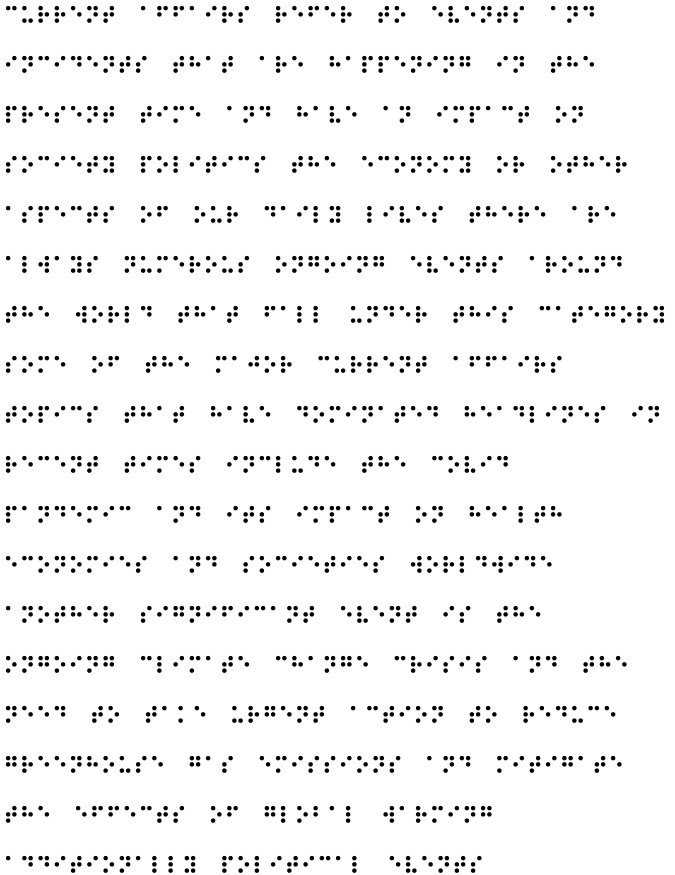
#> input picture AI ASSIGNMENT 2/BrailleRecognition/source_code/Braille.png, 2700 x 3500 px (shown at 1/4 size)
$ python braille_decoder.py
#> lines starting #> are read from the running program, lines starting #| are printed output that depends on the picture; after the words box and inside, x2 and y2 are one past the last pixel; in counts of white or black regions, pixels touching at a corner belong together
# ============================================================
# BRAILLE CHARACTER RECOGNITION SYSTEM
# AI Assignment #2 — Bahria University Islamabad
# GROUP MEMBERS:
#   1. Muhammad Hamza (01-131232-057)
# ============================================================

from dataclasses import dataclass
from typing import List, Tuple, Dict, Optional
import logging
import cv2
import numpy as np
import matplotlib.pyplot as plt
import re
import os

# Configure logging
logging.basicConfig(level=logging.INFO, format='[%(levelname)s] %(message)s')
logger = logging.getLogger(__name__)


# ============================================================
# BRAILLE CHARACTER MAPPING
# ============================================================
BRAILLE_MAP: Dict[Tuple[int, int, int, int, int, int], str] = {
    (1,0,0,0,0,0):'a', (1,1,0,0,0,0):'b', (1,0,0,1,0,0):'c',
    (1,0,0,1,1,0):'d', (1,0,0,0,1,0):'e', (1,1,0,1,0,0):'f',
    (1,1,0,1,1,0):'g', (1,1,0,0,1,0):'h', (0,1,0,1,0,0):'i',
    (0,1,0,1,1,0):'j', (1,0,1,0,0,0):'k', (1,1,1,0,0,0):'l',
    (1,0,1,1,0,0):'m', (1,0,1,1,1,0):'n', (1,0,1,0,1,0):'o',
    (1,1,1,1,0,0):'p', (1,1,1,1,1,0):'q', (1,1,1,0,1,0):'r',
    (0,1,1,1,0,0):'s', (0,1,1,1,1,0):'t', (1,0,1,0,0,1):'u',
    (1,1,1,0,0,1):'v', (0,1,0,1,1,1):'w', (1,0,1,1,0,1):'x',
    (1,0,1,1,1,1):'y', (1,0,1,0,1,1):'z', (0,0,0,0,0,0):' ',
}


# ============================================================
# CONFIGURATION DATA CLASS
# ============================================================
@dataclass
class BrailleConfig:
    """Reference calibration parameters for Braille recognition."""
    # Reference image dimensions
    reference_width: int = 2700
    reference_height: int = 3500

    # Vertical spacing (pixels)
    reference_dot_row_gap: int = 25      # Gap between dot rows in a cell
    reference_line_gap: int = 150        # Gap between Braille lines

    # Horizontal spacing (pixels)
    reference_dot_col_gap: int = 25      # Gap between left/right columns
    reference_word_gap: int = 88         # X-gap that marks word boundary
    reference_char_group_gap: int = 35   # Max X-gap to group columns into character
    reference_x_tolerance: int = 13      # Horizontal tolerance for dot detection

    # Top-row Y coordinates (pixels) for 18 Braille lines
    reference_band_y_coords: List[int] = None

    def __post_init__(self):
        """Initialize default band Y coordinates."""
        if self.reference_band_y_coords is None:
            self.reference_band_y_coords = [
                 31,  232,  431,  631,  831, 1031,
               1231, 1431, 1631, 1831, 2031, 2231,
               2431, 2631, 2831, 3031, 3231, 3431
            ]


# ============================================================
# SCALED PARAMETERS FOR CURRENT IMAGE
# ============================================================
@dataclass
class ScaledParams:
    """Runtime parameters scaled for the actual image dimensions."""
    dot_row_gap: int
    line_gap: int
    dot_col_gap: int
    word_gap: int
    char_group_gap: int
    x_tolerance: int
    band_y_coords: List[int]

# ============================================================
# ABBREVIATIONS AND SENTENCE RULES FOR POST-PROCESSING
# ============================================================
ABBREVIATIONS: Dict[str, str] = {
    'covid'  : 'COVID-19',
    'who'    : 'WHO',
    'un'     : 'UN',
    'us'     : 'US',
    'uk'     : 'UK',
    'nasa'   : 'NASA',
    'nato'   : 'NATO',
}

SENTENCE_STARTERS: List[str] = [
    'there are always',
    'some of the',
    'another significant',
    'additionally political',
]


# ============================================================
# IMAGE PROCESSING FUNCTIONS
# ============================================================
def load_image() -> Optional[np.ndarray]:
    """
    Load Braille image from disk.

    Searches for common filename variations and handles RGB/RGBA conversion.

    Returns:
        Grayscale numpy array, or None if not found.
    """
    candidates = ['Braille.png', 'braille.png', 'BRAILLE.PNG',
                  'Braille.jpg', 'braille.jpg']

    for filename in candidates:
        if not os.path.exists(filename):
            continue

        img = cv2.imread(filename, cv2.IMREAD_UNCHANGED)
        if img is None:
            continue

        logger.info(f"Found image: {filename}")

        # Convert to grayscale, handling RGBA/RGB formats
        if len(img.shape) == 3:
            if img.shape[2] == 4:
                # RGBA: composite alpha channel with white background
                alpha = img[:, :, 3:4] / 255.0
                rgb = img[:, :, :3].astype(float)
                composite = (rgb * alpha + np.ones_like(rgb) * 255 * (1 - alpha)).astype(np.uint8)
                gray = cv2.cvtColor(composite, cv2.COLOR_BGR2GRAY)
            else:
                # RGB or BGR
                gray = cv2.cvtColor(img, cv2.COLOR_BGR2GRAY)
        else:
            # Already grayscale
            gray = img

        logger.info(f"Image size: {gray.shape[1]}w x {gray.shape[0]}h")
        return gray

    logger.error("Braille image not found")
    logger.error(f"Looking in: {os.getcwd()}")
    logger.error(f"Files here: {os.listdir('.')}")
    return None


def binarise(gray: np.ndarray) -> np.ndarray:
    """
    Convert grayscale image to binary (black/white) using Otsu thresholding.

    Args:
        gray: Grayscale image.

    Returns:
        Binary image with white foreground (dots).
    """
    blurred = cv2.GaussianBlur(gray, (5, 5), 0)
    _, binary = cv2.threshold(blurred, 0, 255,
                              cv2.THRESH_BINARY_INV + cv2.THRESH_OTSU)

    # Ensure dots are white (255), invert if necessary
    foreground_ratio = np.sum(binary == 255) / binary.size
    if foreground_ratio > 0.5:
        binary = cv2.bitwise_not(binary)

    return binary


def detect_dots(binary: np.ndarray) -> List[Tuple[int, int]]:
    """
    Detect Braille dots from binary image using contour area filtering.

    Args:
        binary: Binary image with white dots on black background.

    Returns:
        List of (x, y) coordinates for detected dots.
    """
    logger.info("Detecting dots...")
    contours, _ = cv2.findContours(binary, cv2.RETR_EXTERNAL,
                                   cv2.CHAIN_APPROX_SIMPLE)

    # Filter contours by area (removes noise)
    areas = [cv2.contourArea(c) for c in contours if cv2.contourArea(c) > 5]

    if not areas:
        logger.error("No blobs found")
        return []

    # Use median area to determine valid dot range
    median_area = np.median(areas)
    min_area, max_area = median_area * 0.15, median_area * 4.0
    logger.info(f"Blobs: {len(areas)}, median={median_area:.0f}px², filter={min_area:.0f}–{max_area:.0f}px²")

    # Extract dot centroids
    dots = []
    for contour in contours:
        area = cv2.contourArea(contour)
        if min_area <= area <= max_area:
            moments = cv2.moments(contour)
            if moments["m00"] > 0:
                cx = int(moments["m10"] / moments["m00"])
                cy = int(moments["m01"] / moments["m00"])
                dots.append((cx, cy))

    logger.info(f"Dots kept: {len(dots)}")
    return dots


def scale_parameters(image_width: int, image_height: int,
                     config: BrailleConfig) -> ScaledParams:
    """
    Scale reference parameters to actual image dimensions.

    Args:
        image_width: Width of the actual image.
        image_height: Height of the actual image.
        config: Reference configuration.

    Returns:
        ScaledParams with measurements adjusted for image size.
    """
    scale_x = image_width / config.reference_width
    scale_y = image_height / config.reference_height

    # Scale parameters with minimum thresholds
    dot_row_gap = max(5, int(config.reference_dot_row_gap * scale_y))
    line_gap = max(20, int(config.reference_line_gap * scale_y))
    dot_col_gap = max(5, int(config.reference_dot_col_gap * scale_x))
    word_gap = max(15, int(config.reference_word_gap * scale_x))
    char_group_gap = max(10, int(config.reference_char_group_gap * scale_x))
    x_tolerance = max(5, int(config.reference_x_tolerance * scale_x))

    # Scale Y coordinates for all Braille lines
    band_y_coords = [int(y * scale_y) for y in config.reference_band_y_coords]

    logger.info(f"Scaled parameters (image {image_width}x{image_height}):")
    logger.info(f"  dot_row_gap={dot_row_gap}, line_gap={line_gap}, dot_col_gap={dot_col_gap}")
    logger.info(f"  word_gap={word_gap}, char_group_gap={char_group_gap}, x_tolerance={x_tolerance}")

    return ScaledParams(
        dot_row_gap=dot_row_gap,
        line_gap=line_gap,
        dot_col_gap=dot_col_gap,
        word_gap=word_gap,
        char_group_gap=char_group_gap,
        x_tolerance=x_tolerance,
        band_y_coords=band_y_coords
    )

# ============================================================
# DECODING HELPER FUNCTIONS
# ============================================================
def get_row(dots: List[Tuple[int, int]], center_y: int,
            tolerance: int) -> List[Tuple[int, int]]:
    """
    Extract dots within a horizontal band centered at center_y.

    Args:
        dots: All detected dot coordinates.
        center_y: Y-coordinate of the band center.
        tolerance: Vertical tolerance for dot matching.

    Returns:
        Sorted list of dots in the band, ordered by x-coordinate.
    """
    return sorted([d for d in dots if abs(d[1] - center_y) <= tolerance],
                  key=lambda d: d[0])


def has_dot_at_x(row: List[Tuple[int, int]], x_coord: int,
                 tolerance: int) -> int:
    """
    Check if a dot exists at the given x-coordinate within the row.

    Args:
        row: List of (x, y) coordinates for the row.
        x_coord: Target x-coordinate.
        tolerance: Horizontal tolerance for matching.

    Returns:
        1 if dot exists, 0 otherwise.
    """
    return int(any(abs(d[0] - x_coord) <= tolerance for d in row))


def decode_band(top_row: List[Tuple[int, int]],
                middle_row: List[Tuple[int, int]],
                bottom_row: List[Tuple[int, int]],
                dot_col_gap: int, word_gap: int, char_group_gap: int,
                x_tolerance: int) -> str:
    """
    Decode a 3-row horizontal band into Braille characters.

    Maps dots to 6-bit Braille codes:
        d1 d4  (top row, left/right)
        d2 d5  (middle row, left/right)
        d3 d6  (bottom row, left/right)

    Args:
        top_row, middle_row, bottom_row: Dot coordinates for each row.
        dot_col_gap: Expected horizontal gap between left and right columns.
        word_gap: Minimum gap between words.
        char_group_gap: Maximum gap to group dots into same character.
        x_tolerance: Tolerance for dot position matching.

    Returns:
        Decoded string for the band.
    """
    # Get all unique x-coordinates
    all_x = sorted(set([d[0] for d in top_row + middle_row + bottom_row]))
    if not all_x:
        return ''

    # Group x-coordinates: consecutive xs within char_group_gap belong to same character
    groups = []
    current_group = [all_x[0]]
    for x in all_x[1:]:
        if x - current_group[-1] <= char_group_gap:
            current_group.append(x)
        else:
            groups.append(current_group)
            current_group = [x]
    groups.append(current_group)

    # Decode each character group
    result = []
    previous_right_x = None

    for group in groups:
        left_x = group[0]
        right_x = group[-1] if len(group) > 1 else group[0] + dot_col_gap

        # Check for word boundary (large gap from previous character)
        if previous_right_x is not None and (left_x - previous_right_x) > word_gap:
            result.append(' ')

        # Extract 6-bit Braille code: (d1, d2, d3, d4, d5, d6)
        braille_code = (
            has_dot_at_x(top_row, left_x, x_tolerance),
            has_dot_at_x(middle_row, left_x, x_tolerance),
            has_dot_at_x(bottom_row, left_x, x_tolerance),
            has_dot_at_x(top_row, right_x, x_tolerance),
            has_dot_at_x(middle_row, right_x, x_tolerance),
            has_dot_at_x(bottom_row, right_x, x_tolerance)
        )

        # Map to character
        character = BRAILLE_MAP.get(braille_code, '?')
        result.append(character)
        previous_right_x = right_x

    return ''.join(result)


# ============================================================
# POST-PROCESSING
# ============================================================
def post_process(text: str) -> str:
    """
    Apply NLP post-processing to restore proper capitalization and fix artifacts.

    Grade-1 Braille lacks capital and punctuation indicators; this function uses:
    - Abbreviation/proper-noun dictionary
    - Sentence-boundary capitalization rules
    - Known image artifact fixes

    Args:
        text: Raw decoded text from Braille.

    Returns:
        Post-processed text with proper capitalization.
    """
    # Fix known upscaling artifacts
    text = text.replace('a?ways', 'always')
    text = text.replace('wor?dwide', 'worldwide')

    # Normalize whitespace
    text = re.sub(r' +', ' ', text).strip()

    # Restore abbreviations and proper nouns
    for lowercase_form, proper_form in ABBREVIATIONS.items():
        pattern = r'\b' + lowercase_form + r'\b'
        text = re.sub(pattern, proper_form, text, flags=re.IGNORECASE)

    # Capitalize first character
    if text:
        text = text[0].upper() + text[1:]

    # Capitalize after sentence-ending punctuation
    text = re.sub(r'([.!?])\s+([a-z])',
                  lambda m: m.group(1) + ' ' + m.group(2).upper(), text)

    # Capitalize known sentence-starting phrases
    for phrase in SENTENCE_STARTERS:
        capitalized_phrase = phrase[0].upper() + phrase[1:]
        text = text.replace(phrase, capitalized_phrase)

    return text


# ============================================================
# DECODING PIPELINE
# ============================================================
def decode_all(dots: List[Tuple[int, int]], params: ScaledParams) -> str:
    """
    Decode all Braille lines from detected dots.

    Args:
        dots: List of detected dot coordinates.
        params: Scaled parameters for the image.

    Returns:
        Full decoded and post-processed text.
    """
    logger.info("Decoding lines...")

    # Y tolerance for grouping dots into rows
    y_tolerance = max(int(params.dot_row_gap * 0.4), 4)

    lines = []
    for i, y_top in enumerate(params.band_y_coords):
        top_row = get_row(dots, y_top, y_tolerance)
        middle_row = get_row(dots, y_top + params.dot_row_gap, y_tolerance)
        bottom_row = get_row(dots, y_top + params.dot_row_gap * 2, y_tolerance)

        line = decode_band(top_row, middle_row, bottom_row,
                          params.dot_col_gap, params.word_gap,
                          params.char_group_gap, params.x_tolerance)

        lines.append(line)
        logger.info(f"Line {i+1:2d}: {line}")

    # Post-process and combine
    full_text = post_process(' '.join(lines))

    # Calculate accuracy metrics
    unknowns = full_text.count('?')
    total_chars = len([c for c in full_text if c != ' '])
    accuracy_pct = (total_chars - unknowns) / max(total_chars, 1) * 100

    logger.info(f"Unknowns: {unknowns}/{total_chars} ({accuracy_pct:.1f}% matched)")

    return full_text


# ============================================================
# EVALUATION
# ============================================================
def evaluate(predicted: str, truth_path: str = 'English_Output.txt') -> None:
    """
    Compare predicted text to ground truth and report accuracy.

    Args:
        predicted: Predicted text from Braille decoding.
        truth_path: Path to ground truth text file.
    """
    logger.info("Accuracy check...")

    try:
        with open(truth_path, 'r') as f:
            true_text = f.read().strip()
    except FileNotFoundError:
        logger.warning(f"{truth_path} not found — skipping accuracy check")
        return

    pred_clean = predicted.strip()
    min_len = min(len(pred_clean), len(true_text))
    matches = sum(a == b for a, b in zip(pred_clean[:min_len], true_text[:min_len]))
    total = max(len(pred_clean), len(true_text))
    accuracy = (matches / total * 100) if total > 0 else 0

    logger.info(f"Expected  : {true_text[:90]}...")
    logger.info(f"Predicted : {pred_clean[:90]}...")
    logger.info(f"Characters matched: {matches}/{total}")
    logger.info(f"Accuracy: {accuracy:.2f}%")

    if accuracy == 100.0:
        logger.info("✓ PERFECT MATCH!")


# ============================================================
# VISUALIZATION
# ============================================================
def visualize(gray: np.ndarray, dots: List[Tuple[int, int]],
              decoded_text: str) -> None:
    """
    Create and save visualization of detected dots and decoded text.

    Args:
        gray: Original grayscale image.
        dots: List of detected dot coordinates.
        decoded_text: Decoded text to display.
    """
    logger.info("Saving visualization...")

    fig, axes = plt.subplots(1, 3, figsize=(20, 8))

    # Original image
    axes[0].imshow(gray, cmap='gray')
    axes[0].set_title('Original Braille Image', fontsize=13)
    axes[0].axis('off')

    # Detected dots overlay
    overlay = cv2.cvtColor(gray, cv2.COLOR_GRAY2BGR)
    dot_radius = max(4, gray.shape[0] // 500)
    for cx, cy in dots:
        cv2.circle(overlay, (cx, cy), dot_radius, (0, 220, 0), 2)
    axes[1].imshow(cv2.cvtColor(overlay, cv2.COLOR_BGR2RGB))
    axes[1].set_title(f'Detected Dots ({len(dots)})', fontsize=13)
    axes[1].axis('off')

    # Decoded text
    axes[2].axis('off')
    axes[2].set_title('Decoded English Text', fontsize=13)

    # Format text for display (max 32 chars per line)
    display_lines = []
    current_line = ""
    for word in decoded_text.split():
        if len(current_line) + len(word) + 1 <= 32:
            current_line += word + " "
        else:
            if current_line.strip():
                display_lines.append(current_line.strip())
            current_line = word + " "
    if current_line.strip():
        display_lines.append(current_line.strip())

    axes[2].text(0.02, 0.97, '\n'.join(display_lines), va='top', ha='left',
                 fontsize=9, transform=axes[2].transAxes,
                 family='monospace', linespacing=1.7)

    plt.tight_layout()
    plt.savefig('result_visualization.png', dpi=130, bbox_inches='tight')
    plt.show()
    logger.info("Saved: result_visualization.png")

# ============================================================
# MAIN PIPELINE
# ============================================================
def main() -> None:
    """
    Main execution pipeline for Braille character recognition.

    Steps:
    1. Load Braille image from disk
    2. Convert to binary using Otsu thresholding
    3. Detect dots via contour analysis
    4. Scale parameters to image dimensions
    5. Decode Braille characters from dot patterns
    6. Evaluate accuracy against ground truth
    7. Visualize results
    """
    logger.info("="*60)
    logger.info("  BRAILLE CHARACTER RECOGNITION SYSTEM")
    logger.info("  AI Assignment #2 — Bahria University")
    logger.info("="*60)

    # Step 1: Load image
    gray = load_image()
#> in load_image, img is the input picture: shape (3500, 2700, 3); values 10 (black) and 255 (white), 95.8% white; 1553 black regions, largest, box (x1, y1, x2, y2) and area: (23, 23, 42, 42) 253, (48, 23, 67, 42) 253, (88, 23, 107, 42) 253
    if gray is None:
        return

    # Step 2: Binarize
    logger.info("Binarizing image...")
    binary = binarise(gray)
#> in binarise, `_, binary = cv2.threshold(blurred, 0, 255, cv2.THRESH_BINARY_INV + cv2..`:
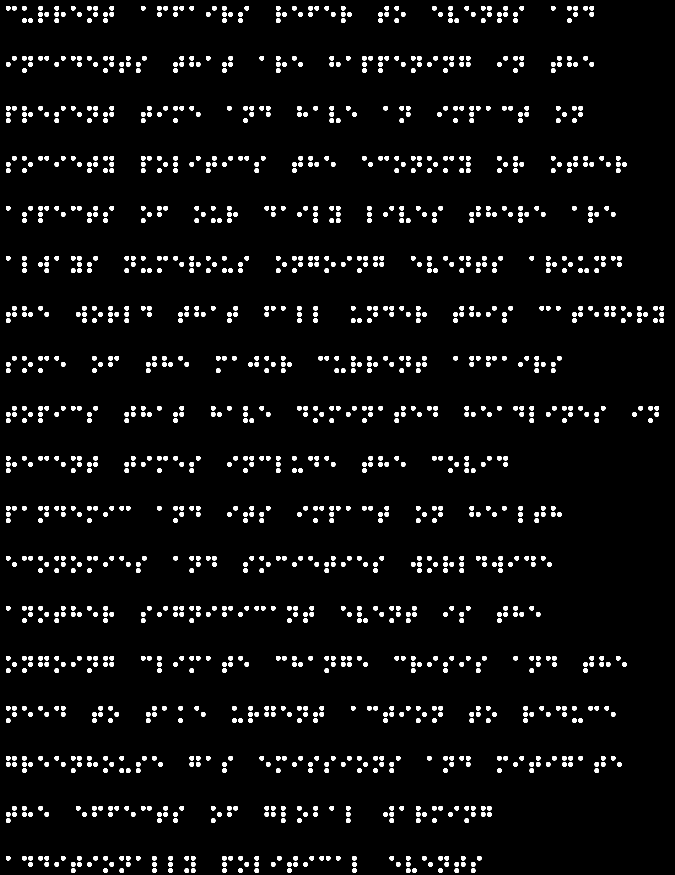
#> binary: shape (3500, 2700) (shown at 1/4 size); 4.1% white; 1553 white regions
#> in binarise, `foreground_ratio = np.sum(binary == 255) / binary.size`: foreground_ratio = 0.0409

    # Step 3: Detect dots
    dots = detect_dots(binary)
#> in detect_dots, `contours, _ = cv2.findContours(binary, cv2.RETR_EXTERNAL, cv2.CHAIN_AP..`: contours = 1553 contours; largest, box (x1, y1, x2, y2) and area: (1884, 3474, 1901, 3491) 224, (1819, 3474, 1836, 3491) 224, (1754, 3474, 1771, 3491) 224, (1649, 3474, 1666, 3491) 224, (1624, 3474, 1641, 3491) 224
#> in detect_dots, `areas = [cv2.contourArea(c) for c in contours if cv2.contourArea(c) > 5]`: areas = 1553 values from 224 to 224
#> in detect_dots, `median_area = np.median(areas)`: median_area = 224
#> in detect_dots, `min_area, max_area = median_area * 0.15, median_area * 4.0`: min_area = 33.6; max_area = 896
#> the loop in detect_dots, `for contour in contours:` made 1553 passes
#> (cx, cy) on passes 1 to 8: (1892, 3482), (1827, 3482), (1762, 3482), (1657, 3482), (1632, 3482), (1417, 3482), (1157, 3482), (1027, 3482)
#> after the loop in detect_dots, `for contour in contours:`: dots = 1553 pairs, first value 32 to 2647, second value 32 to 3482
    if not dots:
        return

    # Step 4: Scale parameters
    config = BrailleConfig()
    params = scale_parameters(gray.shape[1], gray.shape[0], config)

    # Step 5: Decode
    decoded = decode_all(dots, params)
#> the loop in decode_all, `for i, y_top in enumerate(params.band_y_coords):` made 18 passes
#> after the loop in decode_all, `for i, y_top in enumerate(params.band_y_coords):`: lines = 18 items
#> in decode_all, `unknowns = full_text.count('?')`: unknowns = 0
#> in decode_all, `total_chars = len([c for c in full_text if c != ' '])`: total_chars = 540
#> in decode_all, `accuracy_pct = (total_chars - unknowns) / max(total_chars, 1) * 100`: accuracy_pct = 100

    # Step 6: Output results
    logger.info("="*60)
    logger.info("FINAL DECODED TEXT:")
    logger.info("="*60)
    logger.info(decoded)
    logger.info("="*60)

    # Step 7: Save prediction
    with open('predicted_output.txt', 'w') as f:
        f.write(decoded)
    logger.info("Saved: predicted_output.txt")

    # Step 8: Evaluate
    evaluate(decoded)
#> (reads AI ASSIGNMENT 2/BrailleRecognition/source_code/English_Output.txt from the repository)

    # Step 9: Visualize
    visualize(gray, dots, decoded)
#> the loop in visualize, `for cx, cy in dots:` made 1553 passes
#> after the loop in visualize, `for cx, cy in dots:`:
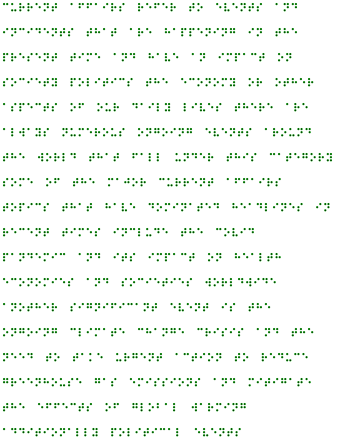
#> overlay: shape (3500, 2700, 3) (shown at 1/8 size); mean B, G, R 244.6, 249.2, 244.6
#> in visualize, `plt.savefig('result_visualization.png', dpi=130, bbox_inches='tight')`:
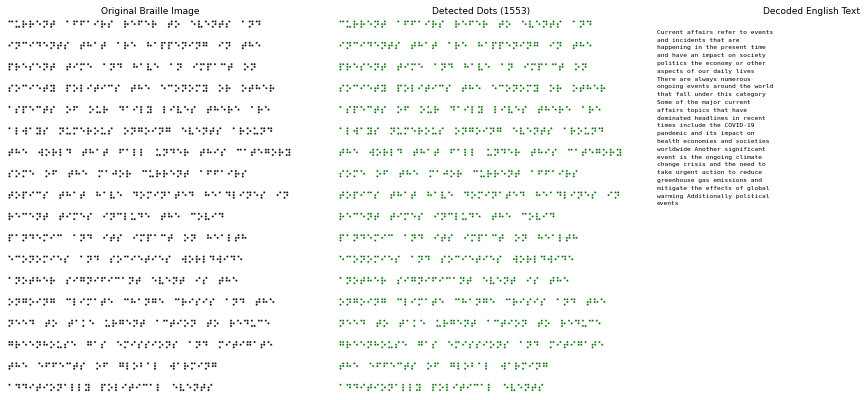
#> figure drawn by matplotlib, 2 panels

    logger.info("Done!")


if __name__ == "__main__":
    main()
